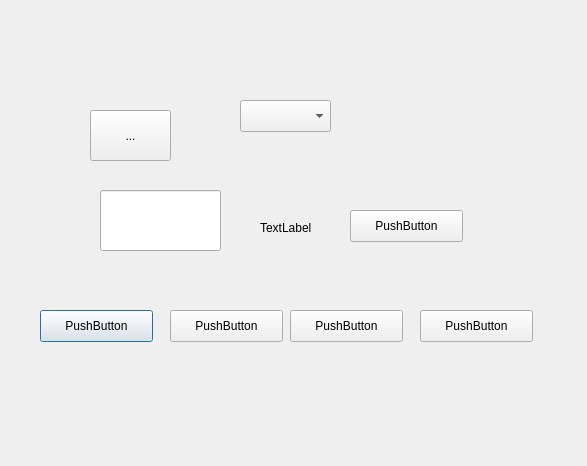
<?xml version="1.0" encoding="UTF-8"?>
<ui version="4.0">
 <class>Dialog</class>
 <widget class="QDialog" name="Dialog">
  <property name="geometry">
   <rect>
    <x>0</x>
    <y>0</y>
    <width>587</width>
    <height>466</height>
   </rect>
  </property>
  <property name="windowTitle">
   <string>Dialog</string>
  </property>
  <widget class="QPushButton" name="pushButton">
   <property name="geometry">
    <rect>
     <x>40</x>
     <y>310</y>
     <width>113</width>
     <height>32</height>
    </rect>
   </property>
   <property name="text">
    <string>PushButton</string>
   </property>
  </widget>
  <widget class="QPushButton" name="pushButton_2">
   <property name="geometry">
    <rect>
     <x>170</x>
     <y>310</y>
     <width>113</width>
     <height>32</height>
    </rect>
   </property>
   <property name="text">
    <string>PushButton</string>
   </property>
  </widget>
  <widget class="QToolButton" name="toolButton">
   <property name="geometry">
    <rect>
     <x>90</x>
     <y>110</y>
     <width>81</width>
     <height>51</height>
    </rect>
   </property>
   <property name="text">
    <string>...</string>
   </property>
  </widget>
  <widget class="QComboBox" name="comboBox">
   <property name="geometry">
    <rect>
     <x>240</x>
     <y>100</y>
     <width>91</width>
     <height>32</height>
    </rect>
   </property>
  </widget>
  <widget class="QLineEdit" name="lineEdit">
   <property name="geometry">
    <rect>
     <x>100</x>
     <y>190</y>
     <width>121</width>
     <height>61</height>
    </rect>
   </property>
  </widget>
  <widget class="QPushButton" name="pushButton_3">
   <property name="geometry">
    <rect>
     <x>290</x>
     <y>310</y>
     <width>113</width>
     <height>32</height>
    </rect>
   </property>
   <property name="text">
    <string>PushButton</string>
   </property>
  </widget>
  <widget class="QPushButton" name="pushButton_4">
   <property name="geometry">
    <rect>
     <x>420</x>
     <y>310</y>
     <width>113</width>
     <height>32</height>
    </rect>
   </property>
   <property name="text">
    <string>PushButton</string>
   </property>
  </widget>
  <widget class="QPushButton" name="pushButton_5">
   <property name="geometry">
    <rect>
     <x>350</x>
     <y>210</y>
     <width>113</width>
     <height>32</height>
    </rect>
   </property>
   <property name="text">
    <string>PushButton</string>
   </property>
  </widget>
  <widget class="QLabel" name="label">
   <property name="geometry">
    <rect>
     <x>260</x>
     <y>220</y>
     <width>59</width>
     <height>16</height>
    </rect>
   </property>
   <property name="text">
    <string>TextLabel</string>
   </property>
  </widget>
 </widget>
 <resources/>
 <connections>
  <connection>
   <sender>pushButton</sender>
   <signal>clicked()</signal>
   <receiver>Dialog</receiver>
   <slot>close()</slot>
   <hints>
    <hint type="sourcelabel">
     <x>87</x>
     <y>322</y>
    </hint>
    <hint type="destinationlabel">
     <x>133</x>
     <y>413</y>
    </hint>
   </hints>
  </connection>
  <connection>
   <sender>pushButton_2</sender>
   <signal>clicked()</signal>
   <receiver>Dialog</receiver>
   <slot>showMaximized()</slot>
   <hints>
    <hint type="sourcelabel">
     <x>244</x>
     <y>330</y>
    </hint>
    <hint type="destinationlabel">
     <x>248</x>
     <y>416</y>
    </hint>
   </hints>
  </connection>
  <connection>
   <sender>pushButton_3</sender>
   <signal>clicked()</signal>
   <receiver>Dialog</receiver>
   <slot>lower()</slot>
   <hints>
    <hint type="sourcelabel">
     <x>355</x>
     <y>324</y>
    </hint>
    <hint type="destinationlabel">
     <x>363</x>
     <y>379</y>
    </hint>
   </hints>
  </connection>
  <connection>
   <sender>pushButton_4</sender>
   <signal>clicked()</signal>
   <receiver>Dialog</receiver>
   <slot>showNormal()</slot>
   <hints>
    <hint type="sourcelabel">
     <x>478</x>
     <y>329</y>
    </hint>
    <hint type="destinationlabel">
     <x>512</x>
     <y>364</y>
    </hint>
   </hints>
  </connection>
  <connection>
   <sender>pushButton_5</sender>
   <signal>clicked()</signal>
   <receiver>Dialog</receiver>
   <slot>slot1()</slot>
   <hints>
    <hint type="sourcelabel">
     <x>348</x>
     <y>180</y>
    </hint>
    <hint type="destinationlabel">
     <x>405</x>
     <y>208</y>
    </hint>
   </hints>
  </connection>
 </connections>
 <slots>
  <slot>slot1()</slot>
 </slots>
</ui>
